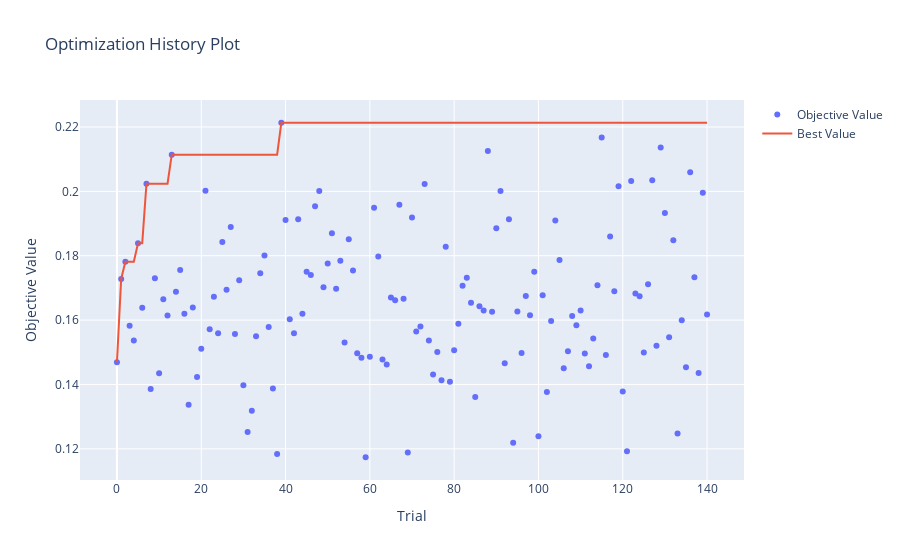

Notebook cell for this chart:
### Code cell
fig = optuna.visualization.plot_optimization_history(study_div)
fig.show()

### Figure 1 — Plotly figure (JSON) as saved in the notebook; plotly's stock layout.template omitted (floating-point values rounded to 4 significant figures; data arrays with more than 128 entries replaced by an {"elided": "..."} marker saying what was removed)
{"data": [{"mode": "markers", "name": "Objective Value", "type": "scatter", "x": {"elided": "141 int values"}, "y": {"elided": "141 float values"}}, {"mode": "lines", "name": "Best Value", "type": "scatter", "x": {"elided": "141 int values"}, "y": {"elided": "141 float values"}}, {"marker": {"color": "#cccccc"}, "mode": "markers", "name": "Infeasible Trial", "showlegend": false, "type": "scatter", "x": [], "y": []}], "layout": {"title": {"text": "Optimization History Plot"}, "xaxis": {"title": {"text": "Trial"}}, "yaxis": {"title": {"text": "Objective Value"}}}}
